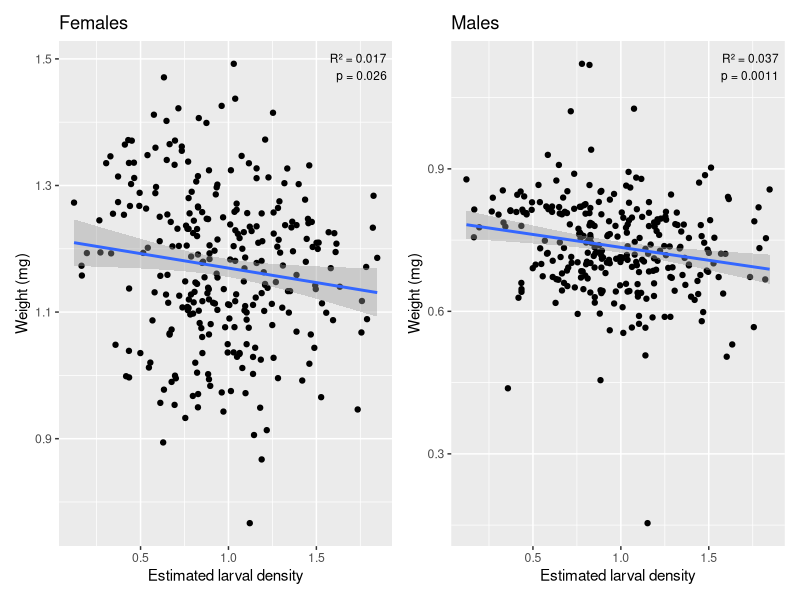
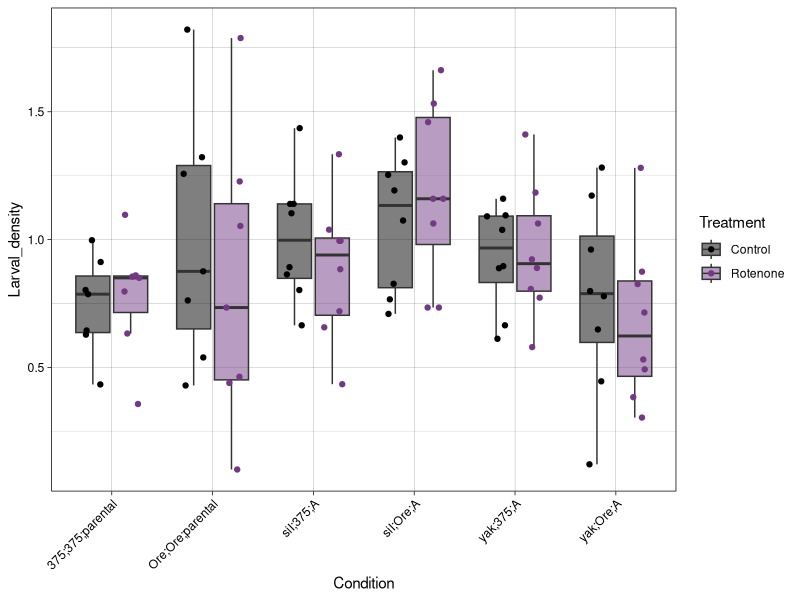

Reproduce these figures in R, in order.
library(dplyr)
library(ggplot2)
library(lme4)
library(lmerTest)
library(patchwork)

dev = read.csv("development/data/development_adj.csv") 
weight = read.csv("weight/data/weight_adj.csv")%>%
  summarise(Y_adj = mean(Y_adj), .by=c(Mito,Nuc,Build,Set,Treatment,Sex))

ld_lm <- lmerTest::lmer(
  Larval_density ~ Mito * Nuc * Treatment  + (1 | Mito:Nuc:Build),
  data = dev
)
anova(ld_lm)

ld_mean = dev %>%
  summarise(Larval_density = mean(Larval_density), .by=c(Mito,Nuc,Build,Set,Treatment))

weight_F = weight %>% filter(Sex=="F") 
weight_M = weight %>% filter(Sex=="M") 

joinedF = weight_F %>%
  left_join(ld_mean, by = join_by(Mito,Nuc,Build,Set,Treatment)) %>%
  na.omit()
joinedM = weight_M %>%
  left_join(ld_mean, by = join_by(Mito,Nuc,Build,Set,Treatment)) %>%
  na.omit()

# Helper: extract R² and p-value from a simple lm as a formatted label
lm_label <- function(data) {
  fit <- lm(Y_adj * 1000 ~ Larval_density, data = data)
  s   <- summary(fit)
  r2  <- round(s$r.squared, 3)
  p   <- pf(s$fstatistic[1], s$fstatistic[2], s$fstatistic[3], lower.tail = FALSE)
  paste0("R² = ", r2, "\np = ", format.pval(p, digits = 2, eps = 0.001))
}

p1 = ggplot(joinedF, aes(x=Larval_density, y=Y_adj*1000)) +
  geom_point() +
  geom_smooth(method="lm") +
  annotate("text", x = Inf, y = Inf, hjust = 1.1, vjust = 1.5,
           label = lm_label(joinedF), size = 3) +
  labs(title="Females", y="Weight (mg)", x="Estimated larval density")

p2 = ggplot(joinedM, aes(x=Larval_density, y=Y_adj*1000)) +
  geom_point() +
  geom_smooth(method="lm") +
  annotate("text", x = Inf, y = Inf, hjust = 1.1, vjust = 1.5,
           label = lm_label(joinedM), size = 3) +
  labs(title="Males", y="Weight (mg)", x="Estimated larval density")

p1+p2

rep_test = ld_mean %>%
  mutate(Condition = paste(Mito,Nuc,Build,sep=";")) %>%
  filter(Condition %in% c("siI;375;A","siI;Ore;A","yak;375;A","yak;Ore;A","375;375;parental","Ore;Ore;parental"))

rep_mod = lm(Larval_density ~ Condition*Treatment, data = rep_test)
anova(rep_mod)

ggplot(rep_test, aes(x =Condition, y=Larval_density, fill=Treatment)) +
  geom_boxplot(outlier.shape = NA, alpha=0.5) + # Hide outliers to avoid double-plotting
  geom_point(position = position_jitterdodge(jitter.width = 0.2, dodge.width = 0.75), 
             aes(color = Treatment)) +
  theme_linedraw() +
  scale_fill_manual(values = c("Control" = "black", "Rotenone" = "#723a83")) +
  scale_color_manual(values = c("Control" = "black", "Rotenone" = "#723a83"))  +
  theme(axis.text.x = element_text(angle = 45, hjust = 1))
  
